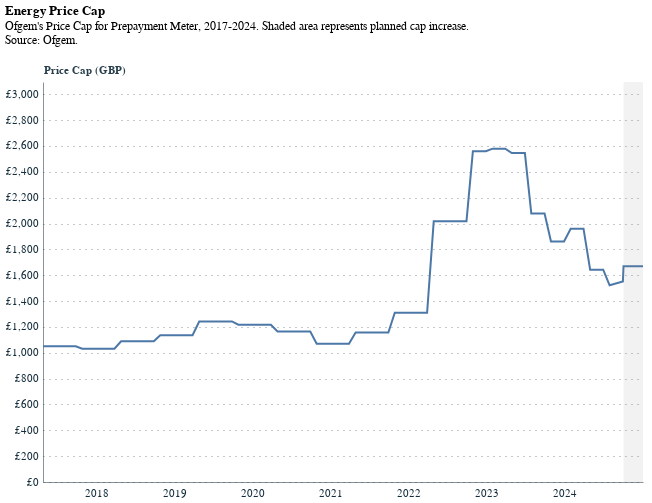

Notebook cell for this chart:
### Code cell
import altair as alt
import pandas as pd

# Calculate the maximum value for price_cap
max_price = data['price_cap'].max()

# Add padding to the top of the y-axis (for centering the line)
top_padding = max_price * 0.2  # 20% padding above the max value

# report theme
alt.themes.enable('report')

# Define the base chart with adjusted y-axis
base_chart = alt.Chart(data,
                       title=alt.Title("Energy Price Cap",
                                       subtitle=["Ofgem's Price Cap for Prepayment Meter, 2017-2024. Shaded area represents planned cap increase.", "Source: Ofgem.",""],
                                       anchor='start')
                      ).mark_line().encode(
    x=alt.X('date:T', title='Date', axis=alt.Axis(format='%Y', tickCount=10)),
    y=alt.Y('price_cap:Q', title='Price Cap (GBP)', axis=alt.Axis(format='~s',
                                                                  labelExpr="'£' + format(datum.value, ',')"),
            scale=alt.Scale(domain=[0, max_price + top_padding])),
    tooltip=[alt.Tooltip('date:T', title='Date'),
             alt.Tooltip('price_cap:Q', title='Price Cap', format='.0f')],
).properties(width=600, height=400)

# Define the shaded area (rectangular mark)
shaded_area = alt.Chart(pd.DataFrame({
    'start': ['2024-10-01'],
    'end': ['2024-12-31']
})).mark_rect(opacity=0.1, color='grey').encode(
    x=alt.X('start:T', title=None),
    x2='end:T'
)

# Combine the base chart with the shaded area
final_chart = base_chart + shaded_area

# Display the chart
final_chart

### Figure 1 — Vega-Lite specification as saved in the notebook (floating-point values rounded to 4 significant figures)
{"config": {"font": "Circular Std", "mark": {"line": {"interpolate": "linear"}}, "view": {"stroke": "transparent", "width": 400, "height": 300}, "range": {"category": ["#179fdb", "#e6224b", "#f4c245", "#122b39", "#eb5c2e", "#36b7b4"], "diverging": ["#E6224B", "#E54753", "#C9C9C9", "#179FDB", "#122B39"], "heatmap": ["#C9C9C9", "#179FDB", "#0063AF", "#122B39"], "ordinal": ["#00A767", "#36B7B4", "#179FDB", "#0063AF", "#243B5A"]}, "axisX": {"labelColor": "#122b39", "tickColor": "#122b39", "domainColor": "#122b39", "domainOpacity": 0.5, "gridOpacity": 0, "labelFont": "Circular Std", "labelAngle": 0, "labelAlign": "center", "labelFontSize": 11, "labelPadding": 5, "tickCount": 10, "tickSize": 0, "title": ""}, "axisY": {"labelColor": "#122b39", "labelFont": "Circular Std", "tickColor": "#122b39", "domainColor": "#122b39", "gridColor": "#122b39", "gridDash": [1, 5], "gridOpacity": 0.5, "labelPadding": 5, "labelFontSize": 11, "domainOpacity": 0.5, "tickSize": 0, "title": null, "titleAlign": "left", "titleAngle": 0, "titleBaseline": "bottom", "titleColor": "#122b39", "titleOpacity": 0.9, "titleX": 0, "titleY": -7}}, "layer": [{"data": {"name": "data-2900ee0c993bc07cb4daa58882ba164e"}, "mark": {"type": "line"}, "encoding": {"tooltip": [{"field": "date", "title": "Date", "type": "temporal"}, {"field": "price_cap", "format": ".0f", "title": "Price Cap", "type": "quantitative"}], "x": {"axis": {"format": "%Y", "tickCount": 10}, "field": "date", "title": "Date", "type": "temporal"}, "y": {"axis": {"format": "~s", "labelExpr": "'£' + format(datum.value, ',')"}, "field": "price_cap", "scale": {"domain": [0, 3095.0]}, "title": "Price Cap (GBP)", "type": "quantitative"}}, "title": {"text": "Energy Price Cap", "anchor": "start", "subtitle": ["Ofgem's Price Cap for Prepayment Meter, 2017-2024. Shaded area represents planned cap increase.", "Source: Ofgem.", ""]}}, {"data": {"name": "data-32174f8950123ad01c716843b40e4eb6"}, "mark": {"type": "rect", "color": "grey", "opacity": 0.1}, "encoding": {"x": {"field": "start", "title": null, "type": "temporal"}, "x2": {"field": "end"}}}], "height": 400, "width": 600, "$schema": "https://vega.github.io/schema/vega-lite/v5.16.3.json", "datasets": {"data-2900ee0c993bc07cb4daa58882ba164e": [{"date": "2017-04-28T00:00:00", "price_cap": 1050.0, "planned": false}, {"date": "2017-05-28T00:00:00", "price_cap": 1050.0, "planned": false}, {"date": "2017-06-28T00:00:00", "price_cap": 1050.0, "planned": false}, {"date": "2017-07-28T00:00:00", "price_cap": 1050.0, "planned": false}, {"date": "2017-08-28T00:00:00", "price_cap": 1050.0, "planned": false}, {"date": "2017-09-28T00:00:00", "price_cap": 1050.0, "planned": false}, {"date": "2017-10-28T00:00:00", "price_cap": 1031.0, "planned": false}, {"date": "2017-11-28T00:00:00", "price_cap": 1031.0, "planned": false}, {"date": "2017-12-28T00:00:00", "price_cap": 1031.0, "planned": false}, {"date": "2018-01-28T00:00:00", "price_cap": 1031.0, "planned": false}, {"date": "2018-02-28T00:00:00", "price_cap": 1031.0, "planned": false}, {"date": "2018-03-28T00:00:00", "price_cap": 1031.0, "planned": false}, {"date": "2018-04-28T00:00:00", "price_cap": 1089.0, "planned": false}, {"date": "2018-05-28T00:00:00", "price_cap": 1089.0, "planned": false}, {"date": "2018-06-28T00:00:00", "price_cap": 1089.0, "planned": false}, {"date": "2018-07-28T00:00:00", "price_cap": 1089.0, "planned": false}, {"date": "2018-08-28T00:00:00", "price_cap": 1089.0, "planned": false}, {"date": "2018-09-28T00:00:00", "price_cap": 1089.0, "planned": false}, {"date": "2018-10-28T00:00:00", "price_cap": 1136.0, "planned": false}, {"date": "2018-11-28T00:00:00", "price_cap": 1136.0, "planned": false}, {"date": "2018-12-28T00:00:00", "price_cap": 1136.0, "planned": false}, {"date": "2019-01-28T00:00:00", "price_cap": 1136.0, "planned": false}, {"date": "2019-02-28T00:00:00", "price_cap": 1136.0, "planned": false}, {"date": "2019-03-28T00:00:00", "price_cap": 1136.0, "planned": false}, {"date": "2019-04-28T00:00:00", "price_cap": 1242.0, "planned": false}, {"date": "2019-05-28T00:00:00", "price_cap": 1242.0, "planned": false}, {"date": "2019-06-28T00:00:00", "price_cap": 1242.0, "planned": false}, {"date": "2019-07-28T00:00:00", "price_cap": 1242.0, "planned": false}, {"date": "2019-08-28T00:00:00", "price_cap": 1242.0, "planned": false}, {"date": "2019-09-28T00:00:00", "price_cap": 1242.0, "planned": false}, {"date": "2019-10-28T00:00:00", "price_cap": 1217.0, "planned": false}, {"date": "2019-11-28T00:00:00", "price_cap": 1217.0, "planned": false}, {"date": "2019-12-28T00:00:00", "price_cap": 1217.0, "planned": false}, {"date": "2020-01-28T00:00:00", "price_cap": 1217.0, "planned": false}, {"date": "2020-02-28T00:00:00", "price_cap": 1217.0, "planned": false}, {"date": "2020-03-28T00:00:00", "price_cap": 1217.0, "planned": false}, {"date": "2020-04-28T00:00:00", "price_cap": 1164.0, "planned": false}, {"date": "2020-05-28T00:00:00", "price_cap": 1164.0, "planned": false}, {"date": "2020-06-28T00:00:00", "price_cap": 1164.0, "planned": false}, {"date": "2020-07-28T00:00:00", "price_cap": 1164.0, "planned": false}, {"date": "2020-08-28T00:00:00", "price_cap": 1164.0, "planned": false}, {"date": "2020-09-28T00:00:00", "price_cap": 1164.0, "planned": false}, {"date": "2020-10-28T00:00:00", "price_cap": 1070.0, "planned": false}, {"date": "2020-11-28T00:00:00", "price_cap": 1070.0, "planned": false}, {"date": "2020-12-28T00:00:00", "price_cap": 1070.0, "planned": false}, {"date": "2021-01-28T00:00:00", "price_cap": 1070.0, "planned": false}, {"date": "2021-02-28T00:00:00", "price_cap": 1070.0, "planned": false}, {"date": "2021-03-28T00:00:00", "price_cap": 1070.0, "planned": false}, {"date": "2021-04-28T00:00:00", "price_cap": 1156.0, "planned": false}, {"date": "2021-05-28T00:00:00", "price_cap": 1156.0, "planned": false}, {"date": "2021-06-28T00:00:00", "price_cap": 1156.0, "planned": false}, {"date": "2021-07-28T00:00:00", "price_cap": 1156.0, "planned": false}, {"date": "2021-08-28T00:00:00", "price_cap": 1156.0, "planned": false}, {"date": "2021-09-28T00:00:00", "price_cap": 1156.0, "planned": false}, {"date": "2021-10-28T00:00:00", "price_cap": 1309.0, "planned": false}, {"date": "2021-11-28T00:00:00", "price_cap": 1309.0, "planned": false}, {"date": "2021-12-28T00:00:00", "price_cap": 1309.0, "planned": false}, {"date": "2022-01-28T00:00:00", "price_cap": 1309.0, "planned": false}, {"date": "2022-02-28T00:00:00", "price_cap": 1309.0, "planned": false}, {"date": "2022-03-28T00:00:00", "price_cap": 1309.0, "planned": false}, {"date": "2022-04-28T00:00:00", "price_cap": 2017.0, "planned": false}, {"date": "2022-05-28T00:00:00", "price_cap": 2017.0, "planned": false}, {"date": "2022-06-28T00:00:00", "price_cap": 2017.0, "planned": false}, {"date": "2022-07-28T00:00:00", "price_cap": 2017.0, "planned": false}, {"date": "2022-08-28T00:00:00", "price_cap": 2017.0, "planned": false}, {"date": "2022-09-28T00:00:00", "price_cap": 2017.0, "planned": false}, {"date": "2022-10-28T00:00:00", "price_cap": 2559.0, "planned": false}, {"date": "2022-11-28T00:00:00", "price_cap": 2559.0, "planned": false}, {"date": "2022-12-28T00:00:00", "price_cap": 2559.0, "planned": false}, {"date": "2023-01-28T00:00:00", "price_cap": 2579.0, "planned": false}, {"date": "2023-02-28T00:00:00", "price_cap": 2579.0, "planned": false}, {"date": "2023-03-28T00:00:00", "price_cap": 2579.0, "planned": false}, {"date": "2023-04-28T00:00:00", "price_cap": 2545.0, "planned": false}, {"date": "2023-05-28T00:00:00", "price_cap": 2545.0, "planned": false}, {"date": "2023-06-28T00:00:00", "price_cap": 2545.0, "planned": false}, {"date": "2023-07-28T00:00:00", "price_cap": 2077.0, "planned": false}, {"date": "2023-08-28T00:00:00", "price_cap": 2077.0, "planned": false}, {"date": "2023-09-28T00:00:00", "price_cap": 2077.0, "planned": false}, {"date": "2023-10-28T00:00:00", "price_cap": 1861.0, "planned": false}, {"date": "2023-11-28T00:00:00", "price_cap": 1861.0, "planned": false}, {"date": "2023-12-28T00:00:00", "price_cap": 1861.0, "planned": false}, {"date": "2024-01-28T00:00:00", "price_cap": 1960.0, "planned": false}, {"date": "2024-02-28T00:00:00", "price_cap": 1960.0, "planned": false}, {"date": "2024-03-28T00:00:00", "price_cap": 1960.0, "planned": false}, {"date": "2024-04-28T00:00:00", "price_cap": 1643.0, "planned": false}, {"date": "2024-05-28T00:00:00", "price_cap": 1643.0, "planned": false}, {"date": "2024-06-28T00:00:00", "price_cap": 1643.0, "planned": false}, {"date": "2024-07-28T00:00:00", "price_cap": 1522.0, "planned": false}, {"date": "2024-09-28T00:00:00", "price_cap": 1552.0, "planned": false}, {"date": "2024-10-01T00:00:00", "price_cap": 1669.0, "planned": true}, {"date": "2024-12-31T00:00:00", "price_cap": 1669.0, "planned": true}], "data-32174f8950123ad01c716843b40e4eb6": [{"start": "2024-10-01", "end": "2024-12-31"}]}}
